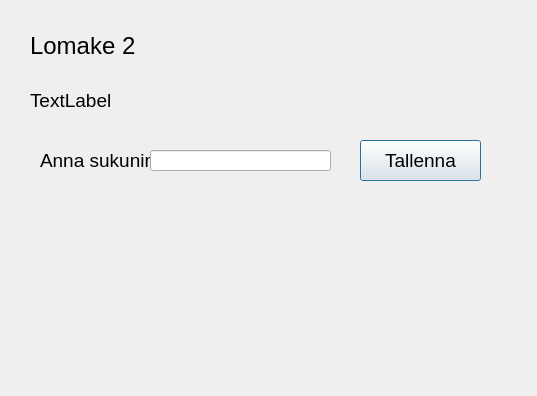
<?xml version="1.0" encoding="UTF-8"?>
<ui version="4.0">
 <class>lomake2</class>
 <widget class="QDialog" name="lomake2">
  <property name="geometry">
   <rect>
    <x>0</x>
    <y>0</y>
    <width>537</width>
    <height>396</height>
   </rect>
  </property>
  <property name="windowTitle">
   <string>Dialog</string>
  </property>
  <widget class="QLabel" name="label">
   <property name="geometry">
    <rect>
     <x>30</x>
     <y>30</y>
     <width>181</width>
     <height>31</height>
    </rect>
   </property>
   <property name="font">
    <font>
     <family>Helvetica Neue</family>
     <pointsize>18</pointsize>
    </font>
   </property>
   <property name="text">
    <string>Lomake 2</string>
   </property>
  </widget>
  <widget class="QLabel" name="lblEtunimi">
   <property name="geometry">
    <rect>
     <x>30</x>
     <y>90</y>
     <width>121</width>
     <height>21</height>
    </rect>
   </property>
   <property name="font">
    <font>
     <family>Helvetica Neue</family>
     <pointsize>14</pointsize>
    </font>
   </property>
   <property name="text">
    <string>TextLabel</string>
   </property>
  </widget>
  <widget class="QLabel" name="lblEtunimi_2">
   <property name="geometry">
    <rect>
     <x>40</x>
     <y>150</y>
     <width>121</width>
     <height>21</height>
    </rect>
   </property>
   <property name="font">
    <font>
     <family>Helvetica Neue</family>
     <pointsize>14</pointsize>
    </font>
   </property>
   <property name="text">
    <string>Anna sukunimi:</string>
   </property>
  </widget>
  <widget class="QLineEdit" name="txtSukunimi">
   <property name="geometry">
    <rect>
     <x>150</x>
     <y>150</y>
     <width>181</width>
     <height>21</height>
    </rect>
   </property>
  </widget>
  <widget class="QPushButton" name="btnTallennaSukunimi">
   <property name="geometry">
    <rect>
     <x>360</x>
     <y>140</y>
     <width>121</width>
     <height>41</height>
    </rect>
   </property>
   <property name="font">
    <font>
     <family>Helvetica Neue</family>
     <pointsize>14</pointsize>
    </font>
   </property>
   <property name="text">
    <string>Tallenna</string>
   </property>
  </widget>
 </widget>
 <resources/>
 <connections/>
</ui>
